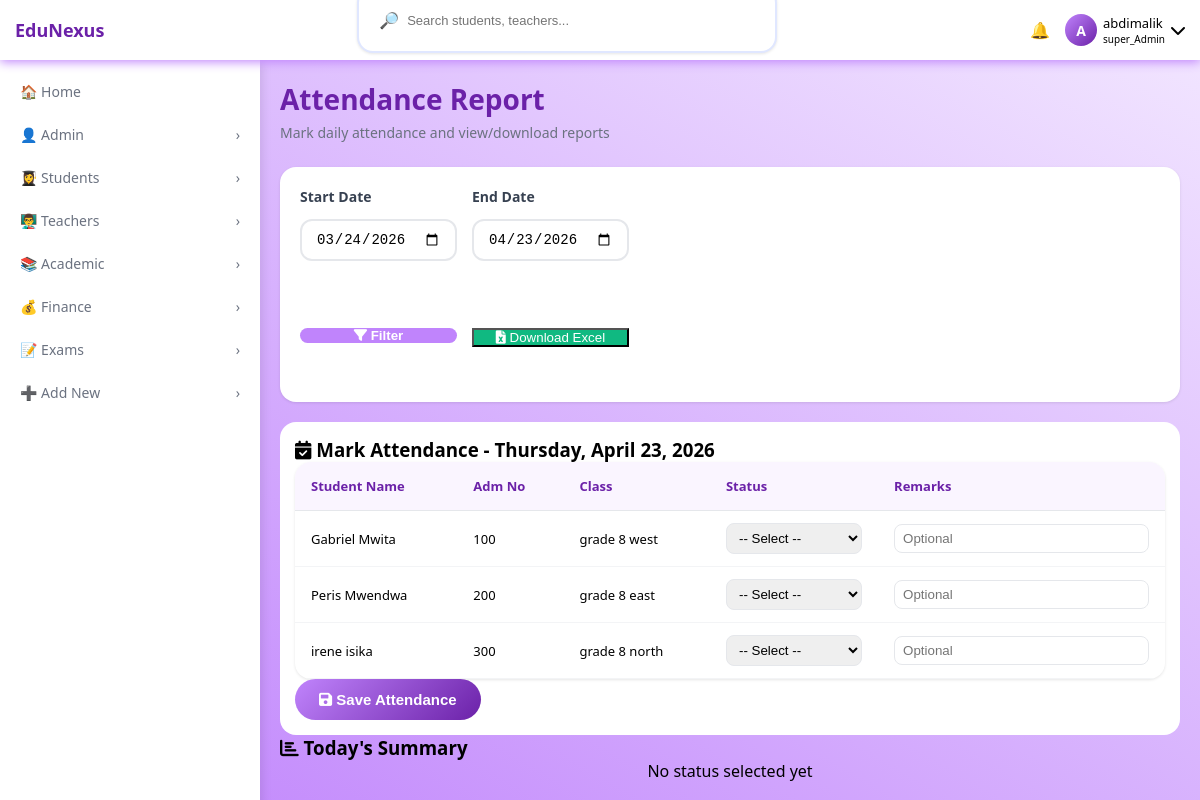
The page /attendance/ (signed in) on the database its author committed.
### accounts/models.py (models this page shows, shortened)
class User(AbstractUser):
    ROLE_CHOICES=(
        ('SUPER_ADMIN','super_Admin'),
        ('ADMIN','admin'),
        ('TEACHER','teacher'),
        ('STUDENT','student'),
        ('PARENT','parent')
    )
    objects=UserManager()
    role=models.CharField(max_length=20,choices=ROLE_CHOICES,default='STUDENT')
    is_approved= models.BooleanField(default=False)
    phone_number=models.CharField(max_length=15,unique=True,null=True,blank=True)

### students/models.py (models this page shows, shortened)
class Students(models.Model):
    user = models.OneToOneField(
        'accounts.User',
        on_delete=models.CASCADE,
        related_name='student_record_records',
        null=True,
        blank=True
    )
    parents = models.ForeignKey(
        settings.AUTH_USER_MODEL,
        on_delete=models.CASCADE,
        related_name='children',
        null=True,
        blank=True,
        limit_choices_to={'role': 'PARENT'},
    )
    current_class = models.ForeignKey(
        'academic.Classroom',
        on_delete=models.SET_NULL,
        null=True,
        related_name='students',
    )
    GENDER_CH0ICES=(
        ('MALE','male'),
        ('FEMALE','female')
    )
    first_name = models.CharField(max_length=100)
    last_name = models.CharField(max_length=100)
    registration_number = models.CharField(max_length=20, unique=True)
    is_active = models.BooleanField(default=True)
    date_enrolled = models.DateTimeField(auto_now_add=True)
    gender=models.CharField(max_length=10,choices=GENDER_CH0ICES,null=True,blank=True)
    last_total_marks = models.FloatField(default=0.0, editable=False)
    last_mean_score = models.FloatField(default=0.0, editable=False)
    address = models.TextField(blank=True, null=True, help_text="Residential address")
    has_leadership = models.BooleanField(default=False)
    medical_condition = models.TextField(blank=True, null=True, help_text="Any underlying medical conditions")

### academic/models.py (models this page shows, shortened)
class Classroom(models.Model):
    name=models.CharField(max_length=50)
    stream=models.CharField(max_length=50,null=True,blank=True)
    fee_amount=models.DecimalField(max_digits=10,decimal_places=2,default=0.00)
    subjects=models.ManyToManyField('Subject',related_name='classrooms',blank=True)
    class_teacher=models.OneToOneField(
        'accounts.User',
        on_delete=models.SET_NULL,
        null=True,
        blank=True,
        limit_choices_to={'role':'TEACHER'},
        related_name='manage_classes'
    )
    def __str__(self):
        if self.stream:
            return f"{self.name} {self.stream}"
        return self.name

### students/views.py (the view, shortened to what this page needs)
# urls.py: path('attendance/', views.attendance_report, name='attendance_report'),
@login_required
def attendance_report(request):
    user = request.user
    if user.role not in ['SUPER_ADMIN', 'ADMIN', 'TEACHER']:
        messages.error(request, "You don't have permission to mark attendance.")
        return redirect('dashboard')
    if user.role in ['SUPER_ADMIN', 'ADMIN']:
        students = Students.objects.all().select_related('current_class')
    else:
        students = Students.objects.none()
    today = timezone.now().date()
    default_start = today - timedelta(days=30)
    start_date = request.GET.get('start_date')
    end_date = request.GET.get('end_date')
    if start_date:
        start_date = datetime.strptime(start_date, '%Y-%m-%d').date()
    else:
        start_date = default_start
    if end_date:
        end_date = datetime.strptime(end_date, '%Y-%m-%d').date()
    else:
        end_date = today
    attendance_records = {}
    for student in students:
        records = Attendance.objects.filter(
            student=student,
            date__gte=start_date,
            date__lte=end_date
        ).order_by('date')
        attendance_records[student.id] = records
    today_records = {att.student_id: att for att in Attendance.objects.filter(date=today)}
    context = {
        'students': students,
        'today_records': today_records,
        'today': today,
        'status_choices': Attendance.STATUS_CHOICES,
        'start_date': start_date,
        'end_date': end_date,
    }
    return render(request, 'students/attendance_report.html', context)

### students/templates/students/attendance_report.html (shortened to what this page needs)
{% extends 'base.html' %}
{% load static %}
{% block content %}
<div class="list-header">
    <div class="list-title">
        <h1>Attendance Report</h1>
        <p>Mark daily attendance and view/download reports</p>
    </div>
</div>
<div class="search-container">
    <form method="GET" class="search-form" action="{% url 'attendance_report' %}">
        <div class="form-row">
            <div class="form-group">
                <label>Start Date</label>
                <input type="date" name="start_date" value="{{ start_date|date:'Y-m-d' }}" class="filter-select">
            </div>
            <div class="form-group">
                <label>End Date</label>
                <input type="date" name="end_date" value="{{ end_date|date:'Y-m-d' }}" class="filter-select">
            </div>
            <div class="form-group">
                <label>&nbsp;</label>
                <button type="submit" class="search-btn">
                    <i class="fas fa-filter"></i> Filter
                </button>
            </div>
            <div class="form-group">
                <label>&nbsp;</label>
                <button type="submit" name="export" value="excel" class="btn-success">
                    <i class="fas fa-file-excel"></i> Download Excel
                </button>
            </div>
        </div>
    </form>
</div>
<div class="attendance-card">
    <h3><i class="fas fa-calendar-check"></i> Mark Attendance - {{ today|date:"l, F d, Y" }}</h3>
    <form method="POST">
        <div class="table-wrapper">
            <table class="data-table">
                <thead>
                    <tr>
                        <th>Student Name</th>
                        <th>Adm No</th>
                        <th>Class</th>
                        <th>Status</th>
                        <th>Remarks</th>
                    </tr>
                </thead>
                <tbody>
                    {% for student in students %}
                    <tr id="row-{{ student.id }}">
                        <td>{{ student.first_name }} {{ student.last_name }}</td>
                        <td>{{ student.registration_number }}</td>
                        <td>{{ student.current_class|default:"Not Assigned" }}</td>
                        <td>
                            <select name="status_{{ student.id }}" class="status-select" data-student="{{ student.id }}">
                                <option value="">-- Select --</option>
                            </select>
                        </td>
                        <td>
                            <input type="text" name="remarks_{{ student.id }}" class="remarks-input" placeholder="Optional">
                        </td>
                    </tr>
                    {% endfor %}
                </tbody>
            </table>
        </div>
        {% if students %}
        <div class="form-actions">
            <button type="submit" class="btn-primary">
                <i class="fas fa-save"></i> Save Attendance
            </button>
        </div>
        {% endif %}
    </form>
</div>
<div class="attendance-summary">
    <h3><i class="fas fa-chart-bar"></i> Today's Summary</h3>
    <div class="summary-stats" id="summaryStats">
    </div>
</div>
{% endblock %}

### templates/base.html (shortened to what this page needs)
{% load static %}
<!DOCTYPE html>
<html lang="en">
<head>
    <link rel="stylesheet" href="{% static 'css/style.css' %}">
    <link rel="stylesheet" href="https://cdnjs.cloudflare.com/ajax/libs/font-awesome/6.0.0-beta3/css/all.min.css">
</head>
<body>
    <nav class="top-nav">
        <div class="nav-left">
            <div class="logo">EduNexus</div>
        </div>
        <div class="search-bar">
            <span>🔎</span>
            <input type="text" id="globalSearch" placeholder="Search students, teachers...">
        </div>
        <div class="nav-right">
            <div class="notification-badge" id="notificationBell">
                <span>🔔</span>
            </div>
            <div>
                <div class="user-info" id="userInfoBtn">
                    <div class="avatar-circle">
                        {{ request.user.first_name|first|default:request.user.username|first|upper }}
                    </div>
                    <div>
                        <div class="user-name">{{ request.user.first_name|default:request.user.username }}</div>
                        <div class="user-role">{{ request.user.get_role_display }}</div>
                    </div>
                    <i class="fas fa-chevron-down"></i>
                </div>
            </div>
        </div>
    </nav>
    <aside class="sidebar" id="sidebar">
        <ul>
            {% if request.user.role != 'STUDENT' and request.user.role != 'PARENT' %}
            <li class="menu-item {% if request.resolver_match.url_name == 'dashboard' %}active{% endif %}" data-url="{% url 'dashboard' %}">
                <span class="menu-text">🏠 Home</span>
            </li>
            {% endif %}
           {% if request.user.role == 'SUPER_ADMIN' or request.user.role == 'ADMIN' %}
            <li class="menu-item has-dropdown">
                <span class="menu-text">👤 Admin</span>
                <span class="arrow">›</span>
            </li>
            {% endif %}
            <li class="menu-item has-dropdown">
                <span class="menu-text">👩‍🎓 Students</span>
                <span class="arrow">›</span>
            </li>
            {% if request.user.role != 'PARENT' and request.user.role != 'STUDENT' %}
            <li class="menu-item has-dropdown">
                <span class="menu-text">👨‍🏫 Teachers</span>
                <span class="arrow">›</span>
            </li>
            {% endif %}
            <li class="menu-item has-dropdown">
                <span class="menu-text">📚 Academic</span>
                <span class="arrow">›</span>
            </li>
            {% if request.user.role != 'TEACHER' %}
            <li class="menu-item has-dropdown">
                <span class="menu-text">💰 Finance</span>
                <span class="arrow">›</span>
            </li>
            {% endif %}
            <li class="menu-item has-dropdown">
                <span class="menu-text">📝 Exams</span>
                <span class="arrow">›</span>
            </li>
            {% if request.user.role == 'SUPER_ADMIN' %}
            <li class="menu-item has-dropdown">
                <span class="menu-text">➕ Add New</span>
                <span class="arrow">›</span>
            </li>
            {% endif %}
        </ul>
    </aside>
    <main class="main-content">
        {% block content %}
        {% endblock %}
    </main>
</body>
</html>

### rows shown on the page
User: user.first_name|first "A", user.first_name "abdimalik", user.role "super_Admin"
Students: first_name "Gabriel", last_name "Mwita", registration_number "100", current_class "grade 8 west"
Students: first_name "Peris", last_name "Mwendwa", registration_number "200", current_class "grade 8 east"
Students: first_name "irene", last_name "isika", registration_number "300", current_class "grade 8 north"
